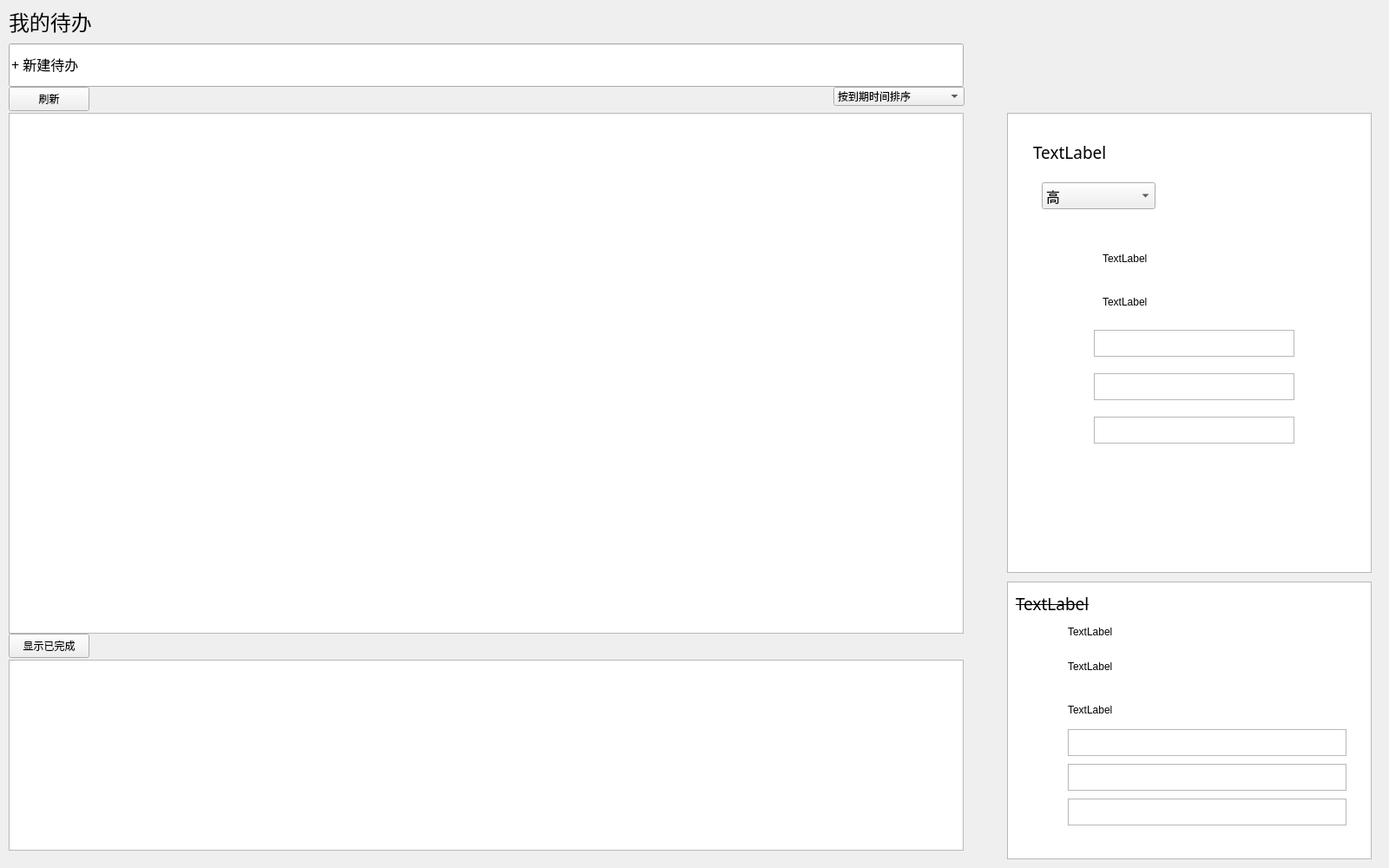
<?xml version="1.0" encoding="UTF-8"?>
<ui version="4.0">
 <class>mytodowindow</class>
 <widget class="QWidget" name="mytodowindow">
  <property name="geometry">
   <rect>
    <x>0</x>
    <y>0</y>
    <width>1600</width>
    <height>1000</height>
   </rect>
  </property>
  <property name="windowTitle">
   <string>Form</string>
  </property>
  <widget class="QLabel" name="label">
   <property name="geometry">
    <rect>
     <x>10</x>
     <y>10</y>
     <width>120</width>
     <height>30</height>
    </rect>
   </property>
   <property name="font">
    <font>
     <family>隶书</family>
     <pointsize>18</pointsize>
    </font>
   </property>
   <property name="text">
    <string>我的待办</string>
   </property>
  </widget>
  <widget class="mylineedit" name="lineEdit_newtodo">
   <property name="geometry">
    <rect>
     <x>10</x>
     <y>50</y>
     <width>1100</width>
     <height>50</height>
    </rect>
   </property>
   <property name="font">
    <font>
     <family>Adobe 宋体 Std L</family>
     <pointsize>12</pointsize>
    </font>
   </property>
   <property name="text">
    <string>+ 新建待办</string>
   </property>
  </widget>
  <widget class="QListWidget" name="listWidget_todolists">
   <property name="geometry">
    <rect>
     <x>10</x>
     <y>130</y>
     <width>1100</width>
     <height>600</height>
    </rect>
   </property>
  </widget>
  <widget class="QWidget" name="widget" native="true">
   <property name="geometry">
    <rect>
     <x>1160</x>
     <y>130</y>
     <width>420</width>
     <height>530</height>
    </rect>
   </property>
   <widget class="QListView" name="listView_2">
    <property name="geometry">
     <rect>
      <x>0</x>
      <y>0</y>
      <width>420</width>
      <height>530</height>
     </rect>
    </property>
   </widget>
   <widget class="QLabel" name="label_todoname">
    <property name="geometry">
     <rect>
      <x>30</x>
      <y>20</y>
      <width>280</width>
      <height>50</height>
     </rect>
    </property>
    <property name="font">
     <font>
      <family>Adobe 黑体 Std R</family>
      <pointsize>14</pointsize>
     </font>
    </property>
    <property name="text">
     <string>TextLabel</string>
    </property>
   </widget>
   <widget class="QLabel" name="label_8">
    <property name="geometry">
     <rect>
      <x>30</x>
      <y>140</y>
      <width>41</width>
      <height>41</height>
     </rect>
    </property>
    <property name="styleSheet">
     <string notr="true">border-image: url(:/image/time.png);</string>
    </property>
    <property name="text">
     <string/>
    </property>
   </widget>
   <widget class="QLabel" name="label_9">
    <property name="geometry">
     <rect>
      <x>36</x>
      <y>200</y>
      <width>30</width>
      <height>30</height>
     </rect>
    </property>
    <property name="styleSheet">
     <string notr="true">border-image: url(:/image/remind.png);</string>
    </property>
    <property name="text">
     <string/>
    </property>
   </widget>
   <widget class="QLabel" name="label_11">
    <property name="geometry">
     <rect>
      <x>40</x>
      <y>250</y>
      <width>30</width>
      <height>30</height>
     </rect>
    </property>
    <property name="styleSheet">
     <string notr="true">border-image: url(:/image/description.png);</string>
    </property>
    <property name="text">
     <string/>
    </property>
   </widget>
   <widget class="QLabel" name="label_12">
    <property name="geometry">
     <rect>
      <x>40</x>
      <y>295</y>
      <width>30</width>
      <height>30</height>
     </rect>
    </property>
    <property name="styleSheet">
     <string notr="true">border-image: url(:/image/place.png);</string>
    </property>
    <property name="text">
     <string/>
    </property>
   </widget>
   <widget class="QLabel" name="label_13">
    <property name="geometry">
     <rect>
      <x>40</x>
      <y>340</y>
      <width>30</width>
      <height>30</height>
     </rect>
    </property>
    <property name="styleSheet">
     <string notr="true">border-image: url(:/image/note.png);</string>
    </property>
    <property name="text">
     <string/>
    </property>
   </widget>
   <widget class="customerqlabel" name="label_dtime">
    <property name="geometry">
     <rect>
      <x>110</x>
      <y>160</y>
      <width>211</width>
      <height>16</height>
     </rect>
    </property>
    <property name="text">
     <string>TextLabel</string>
    </property>
   </widget>
   <widget class="customerqlabel" name="label_remindtime">
    <property name="geometry">
     <rect>
      <x>110</x>
      <y>210</y>
      <width>201</width>
      <height>16</height>
     </rect>
    </property>
    <property name="text">
     <string>TextLabel</string>
    </property>
   </widget>
   <widget class="QTextEdit" name="textEdit_desc">
    <property name="geometry">
     <rect>
      <x>100</x>
      <y>250</y>
      <width>231</width>
      <height>31</height>
     </rect>
    </property>
   </widget>
   <widget class="QTextEdit" name="textEdit_place">
    <property name="geometry">
     <rect>
      <x>100</x>
      <y>300</y>
      <width>231</width>
      <height>31</height>
     </rect>
    </property>
   </widget>
   <widget class="QTextEdit" name="textEdit_note">
    <property name="geometry">
     <rect>
      <x>100</x>
      <y>350</y>
      <width>231</width>
      <height>31</height>
     </rect>
    </property>
   </widget>
   <widget class="QComboBox" name="comboBox">
    <property name="geometry">
     <rect>
      <x>40</x>
      <y>80</y>
      <width>131</width>
      <height>31</height>
     </rect>
    </property>
    <property name="font">
     <font>
      <family>Adobe 黑体 Std R</family>
      <pointsize>12</pointsize>
     </font>
    </property>
    <item>
     <property name="text">
      <string>高</string>
     </property>
     <property name="icon">
      <iconset resource="resource.qrc">
       <normaloff>:/image/high.png</normaloff>:/image/high.png</iconset>
     </property>
    </item>
    <item>
     <property name="text">
      <string>中</string>
     </property>
     <property name="icon">
      <iconset resource="resource.qrc">
       <normaloff>:/image/mid.png</normaloff>:/image/mid.png</iconset>
     </property>
    </item>
    <item>
     <property name="text">
      <string>低</string>
     </property>
     <property name="icon">
      <iconset resource="resource.qrc">
       <normaloff>:/image/low.png</normaloff>:/image/low.png</iconset>
     </property>
    </item>
    <item>
     <property name="text">
      <string>无优先级</string>
     </property>
     <property name="icon">
      <iconset resource="resource.qrc">
       <normaloff>:/image/null.png</normaloff>:/image/null.png</iconset>
     </property>
    </item>
   </widget>
  </widget>
  <widget class="QComboBox" name="comboBox_2">
   <property name="geometry">
    <rect>
     <x>960</x>
     <y>100</y>
     <width>151</width>
     <height>22</height>
    </rect>
   </property>
   <item>
    <property name="text">
     <string>按到期时间排序</string>
    </property>
   </item>
   <item>
    <property name="text">
     <string>按创建时间排序</string>
    </property>
   </item>
   <item>
    <property name="text">
     <string>按优先级排序</string>
    </property>
   </item>
  </widget>
  <widget class="QPushButton" name="pushButton">
   <property name="geometry">
    <rect>
     <x>10</x>
     <y>100</y>
     <width>93</width>
     <height>28</height>
    </rect>
   </property>
   <property name="text">
    <string>刷新</string>
   </property>
  </widget>
  <widget class="QPushButton" name="pushButton_2">
   <property name="geometry">
    <rect>
     <x>10</x>
     <y>730</y>
     <width>93</width>
     <height>28</height>
    </rect>
   </property>
   <property name="text">
    <string>显示已完成</string>
   </property>
  </widget>
  <widget class="QListWidget" name="listWidget">
   <property name="geometry">
    <rect>
     <x>10</x>
     <y>760</y>
     <width>1100</width>
     <height>220</height>
    </rect>
   </property>
  </widget>
  <widget class="QWidget" name="widget_2" native="true">
   <property name="geometry">
    <rect>
     <x>1160</x>
     <y>670</y>
     <width>420</width>
     <height>320</height>
    </rect>
   </property>
   <widget class="QLabel" name="label_name_already">
    <property name="geometry">
     <rect>
      <x>10</x>
      <y>10</y>
      <width>391</width>
      <height>31</height>
     </rect>
    </property>
    <property name="font">
     <font>
      <family>Adobe 宋体 Std L</family>
      <pointsize>14</pointsize>
      <strikeout>true</strikeout>
     </font>
    </property>
    <property name="text">
     <string>TextLabel</string>
    </property>
   </widget>
   <widget class="QLabel" name="label_17">
    <property name="geometry">
     <rect>
      <x>20</x>
      <y>210</y>
      <width>30</width>
      <height>30</height>
     </rect>
    </property>
    <property name="styleSheet">
     <string notr="true">border-image: url(:/image/place.png);</string>
    </property>
    <property name="text">
     <string/>
    </property>
   </widget>
   <widget class="QLabel" name="label_16">
    <property name="geometry">
     <rect>
      <x>20</x>
      <y>250</y>
      <width>30</width>
      <height>30</height>
     </rect>
    </property>
    <property name="styleSheet">
     <string notr="true">border-image: url(:/image/note.png);</string>
    </property>
    <property name="text">
     <string/>
    </property>
   </widget>
   <widget class="QLabel" name="label_15">
    <property name="geometry">
     <rect>
      <x>20</x>
      <y>170</y>
      <width>30</width>
      <height>30</height>
     </rect>
    </property>
    <property name="styleSheet">
     <string notr="true">border-image: url(:/image/description.png);</string>
    </property>
    <property name="text">
     <string/>
    </property>
   </widget>
   <widget class="QLabel" name="label_14">
    <property name="geometry">
     <rect>
      <x>20</x>
      <y>130</y>
      <width>30</width>
      <height>30</height>
     </rect>
    </property>
    <property name="styleSheet">
     <string notr="true">border-image: url(:/image/remind.png);</string>
    </property>
    <property name="text">
     <string/>
    </property>
   </widget>
   <widget class="QLabel" name="label_10">
    <property name="geometry">
     <rect>
      <x>10</x>
      <y>80</y>
      <width>41</width>
      <height>41</height>
     </rect>
    </property>
    <property name="styleSheet">
     <string notr="true">border-image: url(:/image/time.png);</string>
    </property>
    <property name="text">
     <string/>
    </property>
   </widget>
   <widget class="QLabel" name="label_level_already_icon">
    <property name="geometry">
     <rect>
      <x>20</x>
      <y>40</y>
      <width>31</width>
      <height>31</height>
     </rect>
    </property>
    <property name="text">
     <string/>
    </property>
   </widget>
   <widget class="QLabel" name="label_level_already">
    <property name="geometry">
     <rect>
      <x>70</x>
      <y>50</y>
      <width>321</width>
      <height>16</height>
     </rect>
    </property>
    <property name="text">
     <string>TextLabel</string>
    </property>
   </widget>
   <widget class="QLabel" name="label_time_already">
    <property name="geometry">
     <rect>
      <x>70</x>
      <y>90</y>
      <width>301</width>
      <height>16</height>
     </rect>
    </property>
    <property name="text">
     <string>TextLabel</string>
    </property>
   </widget>
   <widget class="QLabel" name="label_remind_already">
    <property name="geometry">
     <rect>
      <x>70</x>
      <y>140</y>
      <width>301</width>
      <height>16</height>
     </rect>
    </property>
    <property name="text">
     <string>TextLabel</string>
    </property>
   </widget>
   <widget class="QTextBrowser" name="textBrowser">
    <property name="geometry">
     <rect>
      <x>70</x>
      <y>170</y>
      <width>321</width>
      <height>31</height>
     </rect>
    </property>
   </widget>
   <widget class="QTextBrowser" name="textBrowser_2">
    <property name="geometry">
     <rect>
      <x>70</x>
      <y>210</y>
      <width>321</width>
      <height>31</height>
     </rect>
    </property>
   </widget>
   <widget class="QTextBrowser" name="textBrowser_3">
    <property name="geometry">
     <rect>
      <x>70</x>
      <y>250</y>
      <width>321</width>
      <height>31</height>
     </rect>
    </property>
   </widget>
   <widget class="QListView" name="listView">
    <property name="geometry">
     <rect>
      <x>0</x>
      <y>0</y>
      <width>420</width>
      <height>320</height>
     </rect>
    </property>
   </widget>
   <zorder>listView</zorder>
   <zorder>label_name_already</zorder>
   <zorder>label_17</zorder>
   <zorder>label_16</zorder>
   <zorder>label_15</zorder>
   <zorder>label_14</zorder>
   <zorder>label_10</zorder>
   <zorder>label_level_already_icon</zorder>
   <zorder>label_level_already</zorder>
   <zorder>label_time_already</zorder>
   <zorder>label_remind_already</zorder>
   <zorder>textBrowser</zorder>
   <zorder>textBrowser_2</zorder>
   <zorder>textBrowser_3</zorder>
  </widget>
 </widget>
 <customwidgets>
  <customwidget>
   <class>mylineedit</class>
   <extends>QLineEdit</extends>
   <header>mylineedit.h</header>
  </customwidget>
  <customwidget>
   <class>customerqlabel</class>
   <extends>QLabel</extends>
   <header location="global">customerqlabel.h</header>
   <slots>
    <signal>clicked()</signal>
   </slots>
  </customwidget>
 </customwidgets>
 <resources>
  <include location="resource.qrc"/>
 </resources>
 <connections/>
</ui>
